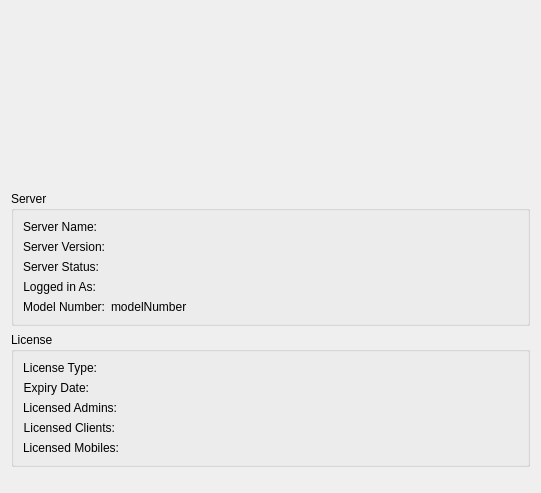
<?xml version="1.0" encoding="UTF-8"?>
<ui version="4.0">
 <class>WinAdminStatusWidget</class>
 <widget class="QWidget" name="WinAdminStatusWidget">
  <property name="geometry">
   <rect>
    <x>0</x>
    <y>0</y>
    <width>541</width>
    <height>493</height>
   </rect>
  </property>
  <property name="sizePolicy">
   <sizepolicy hsizetype="Expanding" vsizetype="Expanding">
    <horstretch>0</horstretch>
    <verstretch>0</verstretch>
   </sizepolicy>
  </property>
  <property name="windowTitle">
   <string>Status</string>
  </property>
  <layout class="QVBoxLayout" name="verticalLayout">
   <item>
    <widget class="QLabel" name="logo">
     <property name="sizePolicy">
      <sizepolicy hsizetype="Expanding" vsizetype="Expanding">
       <horstretch>0</horstretch>
       <verstretch>0</verstretch>
      </sizepolicy>
     </property>
     <property name="pixmap">
      <pixmap resource="../FileWaveGuiLib/GuiLib.qrc">:/fw-logo</pixmap>
     </property>
     <property name="alignment">
      <set>Qt::AlignCenter</set>
     </property>
    </widget>
   </item>
   <item>
    <spacer name="verticalSpacer_2">
     <property name="orientation">
      <enum>Qt::Vertical</enum>
     </property>
     <property name="sizeType">
      <enum>QSizePolicy::Fixed</enum>
     </property>
     <property name="sizeHint" stdset="0">
      <size>
       <width>15</width>
       <height>15</height>
      </size>
     </property>
    </spacer>
   </item>
   <item>
    <widget class="QGroupBox" name="groupBox">
     <property name="sizePolicy">
      <sizepolicy hsizetype="Preferred" vsizetype="Fixed">
       <horstretch>0</horstretch>
       <verstretch>0</verstretch>
      </sizepolicy>
     </property>
     <property name="title">
      <string>Server</string>
     </property>
     <layout class="QFormLayout" name="formLayout">
      <item row="0" column="0">
       <widget class="QLabel" name="label">
        <property name="text">
         <string>Server Name:</string>
        </property>
        <property name="alignment">
         <set>Qt::AlignRight|Qt::AlignTrailing|Qt::AlignVCenter</set>
        </property>
       </widget>
      </item>
      <item row="0" column="1">
       <widget class="QLabel" name="serverName">
        <property name="text">
         <string/>
        </property>
       </widget>
      </item>
      <item row="1" column="0">
       <widget class="QLabel" name="label_2">
        <property name="text">
         <string>Server Version:</string>
        </property>
        <property name="alignment">
         <set>Qt::AlignRight|Qt::AlignTrailing|Qt::AlignVCenter</set>
        </property>
       </widget>
      </item>
      <item row="1" column="1">
       <widget class="QLabel" name="serverVersion">
        <property name="text">
         <string/>
        </property>
       </widget>
      </item>
      <item row="2" column="0">
       <widget class="QLabel" name="label_3">
        <property name="text">
         <string>Server Status:</string>
        </property>
        <property name="alignment">
         <set>Qt::AlignRight|Qt::AlignTrailing|Qt::AlignVCenter</set>
        </property>
       </widget>
      </item>
      <item row="2" column="1">
       <widget class="QLabel" name="serverStatus">
        <property name="text">
         <string/>
        </property>
       </widget>
      </item>
      <item row="3" column="0">
       <widget class="QLabel" name="label_10">
        <property name="text">
         <string>Logged in As:</string>
        </property>
        <property name="alignment">
         <set>Qt::AlignRight|Qt::AlignTrailing|Qt::AlignVCenter</set>
        </property>
       </widget>
      </item>
      <item row="3" column="1">
       <widget class="QLabel" name="loggedInAs">
        <property name="text">
         <string/>
        </property>
       </widget>
      </item>
      <item row="4" column="0">
       <widget class="QLabel" name="label_7">
        <property name="text">
         <string>Model Number:</string>
        </property>
        <property name="alignment">
         <set>Qt::AlignRight|Qt::AlignTrailing|Qt::AlignVCenter</set>
        </property>
       </widget>
      </item>
      <item row="4" column="1">
       <widget class="QLabel" name="modelNumber">
        <property name="text">
         <string>modelNumber</string>
        </property>
       </widget>
      </item>
     </layout>
    </widget>
   </item>
   <item>
    <widget class="QGroupBox" name="groupBox_2">
     <property name="sizePolicy">
      <sizepolicy hsizetype="Preferred" vsizetype="Fixed">
       <horstretch>0</horstretch>
       <verstretch>0</verstretch>
      </sizepolicy>
     </property>
     <property name="title">
      <string>License</string>
     </property>
     <layout class="QFormLayout" name="formLayout_2">
      <property name="fieldGrowthPolicy">
       <enum>QFormLayout::FieldsStayAtSizeHint</enum>
      </property>
      <item row="0" column="0">
       <widget class="QLabel" name="label_8">
        <property name="text">
         <string>License Type:</string>
        </property>
        <property name="alignment">
         <set>Qt::AlignRight|Qt::AlignTrailing|Qt::AlignVCenter</set>
        </property>
       </widget>
      </item>
      <item row="0" column="1">
       <widget class="QLabel" name="licenseType">
        <property name="text">
         <string/>
        </property>
       </widget>
      </item>
      <item row="1" column="0">
       <widget class="QLabel" name="label_9">
        <property name="text">
         <string>Expiry Date:</string>
        </property>
        <property name="alignment">
         <set>Qt::AlignRight|Qt::AlignTrailing|Qt::AlignVCenter</set>
        </property>
       </widget>
      </item>
      <item row="2" column="0">
       <widget class="QLabel" name="label_4">
        <property name="text">
         <string>Licensed Admins:</string>
        </property>
        <property name="alignment">
         <set>Qt::AlignRight|Qt::AlignTrailing|Qt::AlignVCenter</set>
        </property>
       </widget>
      </item>
      <item row="3" column="0">
       <widget class="QLabel" name="label_6">
        <property name="text">
         <string>Licensed Clients:</string>
        </property>
        <property name="alignment">
         <set>Qt::AlignRight|Qt::AlignTrailing|Qt::AlignVCenter</set>
        </property>
       </widget>
      </item>
      <item row="4" column="0">
       <widget class="QLabel" name="label_12">
        <property name="text">
         <string>Licensed Mobiles:</string>
        </property>
        <property name="alignment">
         <set>Qt::AlignRight|Qt::AlignTrailing|Qt::AlignVCenter</set>
        </property>
       </widget>
      </item>
      <item row="4" column="1">
       <widget class="QLabel" name="licensedMobiles">
        <property name="text">
         <string/>
        </property>
       </widget>
      </item>
      <item row="3" column="1">
       <widget class="QLabel" name="licensedClients">
        <property name="text">
         <string/>
        </property>
       </widget>
      </item>
      <item row="2" column="1">
       <widget class="QLabel" name="licensedAdmins">
        <property name="text">
         <string/>
        </property>
       </widget>
      </item>
      <item row="1" column="1">
       <widget class="QLabel" name="expiry">
        <property name="text">
         <string/>
        </property>
       </widget>
      </item>
     </layout>
    </widget>
   </item>
   <item>
    <spacer name="verticalSpacer">
     <property name="orientation">
      <enum>Qt::Vertical</enum>
     </property>
     <property name="sizeType">
      <enum>QSizePolicy::Preferred</enum>
     </property>
     <property name="sizeHint" stdset="0">
      <size>
       <width>20</width>
       <height>15</height>
      </size>
     </property>
    </spacer>
   </item>
  </layout>
 </widget>
 <resources>
  <include location="../FileWaveGuiLib/GuiLib.qrc"/>
 </resources>
 <connections/>
</ui>
